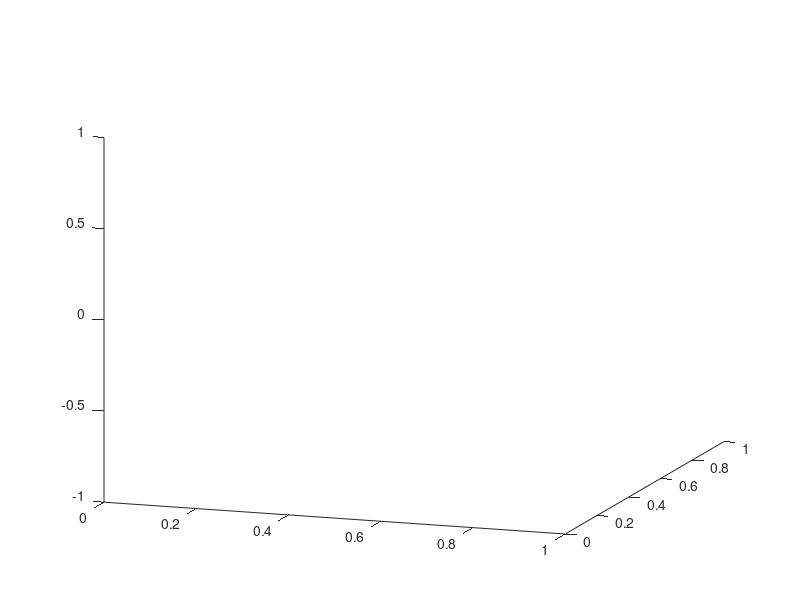

Here is the MATLAB script that generated this plot: (Note: this script raises an error after producing the figure.)

saveas(figure(4), 'postion','jpg');
pause(0.1);
saveas(figure(5), 'velocity','jpg');
pause(0.1);
h = figure(3);
filename = 'testAnimated6.gif';
for i = 1:90
    view(4*i+15, 15);
    drawnow 

      % Capture the plot as an image 
      frame = getframe(h); 
      im = frame2im(frame); 
      [imind,cm] = rgb2ind(im,256); 

      % Write to the GIF File 
      if i == 1 
          imwrite(imind,cm,filename,'gif', 'Loopcount',inf); 
      else 
          imwrite(imind,cm,filename,'gif','WriteMode','append'); 
      end 
end